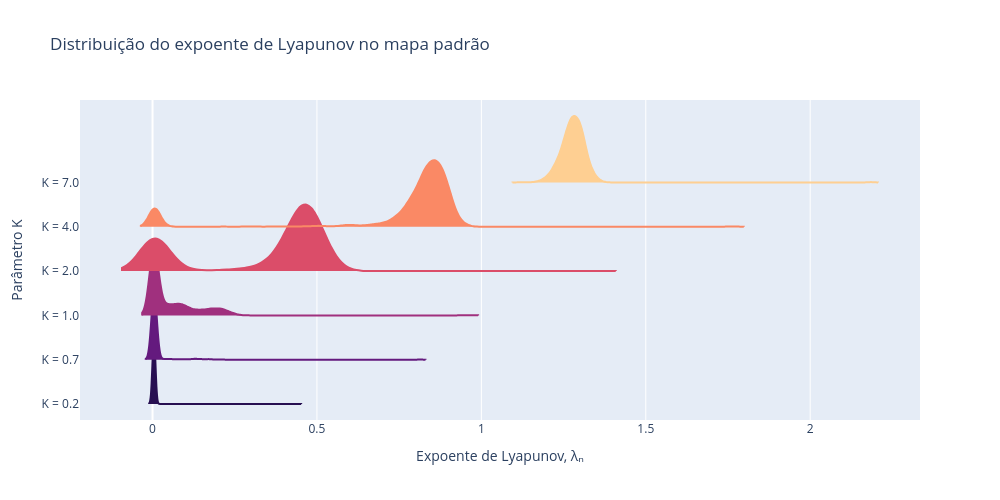

This figure's notebook cell:
### Code cell
# Using plotly for easier notation

fig = go.Figure()
colors = sample_colorscale(
    "Magma",
    samplepoints=np.linspace(0.15, 0.9, len(K_values)),
)

for K, color in zip(K_values, colors):
    fig.add_trace(
        go.Violin(
            x=data[f"K={K}"],
            name=f"K = {K}",
            side="positive",
            width=3,
            points=False,
            fillcolor=color,
            line_color=color,
            showlegend=False,
        )
    )

fig.update_layout(
    width=1000,
    height=500,
    violinmode="overlay",
    title="Distribuição do expoente de Lyapunov no mapa padrão",
    xaxis_title="Expoente de Lyapunov, λₙ",
    yaxis_title="Parâmetro K",
    showlegend=False,
)

fig.show()

### Figure 1 — Plotly figure (JSON) as saved in the notebook; plotly's stock layout.template omitted (floating-point values rounded to 4 significant figures; data arrays with more than 128 entries replaced by an {"elided": "..."} marker saying what was removed)
{"data": [{"fillcolor": "rgb(39, 15, 81)", "line": {"color": "rgb(39, 15, 81)"}, "name": "K = 0.2", "points": false, "showlegend": false, "side": "positive", "type": "violin", "width": 3, "x": {"elided": "2500 float values"}}, {"fillcolor": "rgb(100, 26, 126)", "line": {"color": "rgb(100, 26, 126)"}, "name": "K = 0.7", "points": false, "showlegend": false, "side": "positive", "type": "violin", "width": 3, "x": {"elided": "2500 float values"}}, {"fillcolor": "rgb(160, 48, 126)", "line": {"color": "rgb(160, 48, 126)"}, "name": "K = 1.0", "points": false, "showlegend": false, "side": "positive", "type": "violin", "width": 3, "x": {"elided": "2500 float values"}}, {"fillcolor": "rgb(219, 77, 105)", "line": {"color": "rgb(219, 77, 105)"}, "name": "K = 2.0", "points": false, "showlegend": false, "side": "positive", "type": "violin", "width": 3, "x": {"elided": "2500 float values"}}, {"fillcolor": "rgb(250, 137, 101)", "line": {"color": "rgb(250, 137, 101)"}, "name": "K = 4.0", "points": false, "showlegend": false, "side": "positive", "type": "violin", "width": 3, "x": {"elided": "2500 float values"}}, {"fillcolor": "rgb(254, 207, 146)", "line": {"color": "rgb(254, 207, 146)"}, "name": "K = 7.0", "points": false, "showlegend": false, "side": "positive", "type": "violin", "width": 3, "x": {"elided": "2500 float values"}}], "layout": {"height": 500, "showlegend": false, "title": {"text": "Distribuição do expoente de Lyapunov no mapa padrão"}, "violinmode": "overlay", "width": 1000, "xaxis": {"title": {"text": "Expoente de Lyapunov, λₙ"}}, "yaxis": {"title": {"text": "Parâmetro K"}}}}
